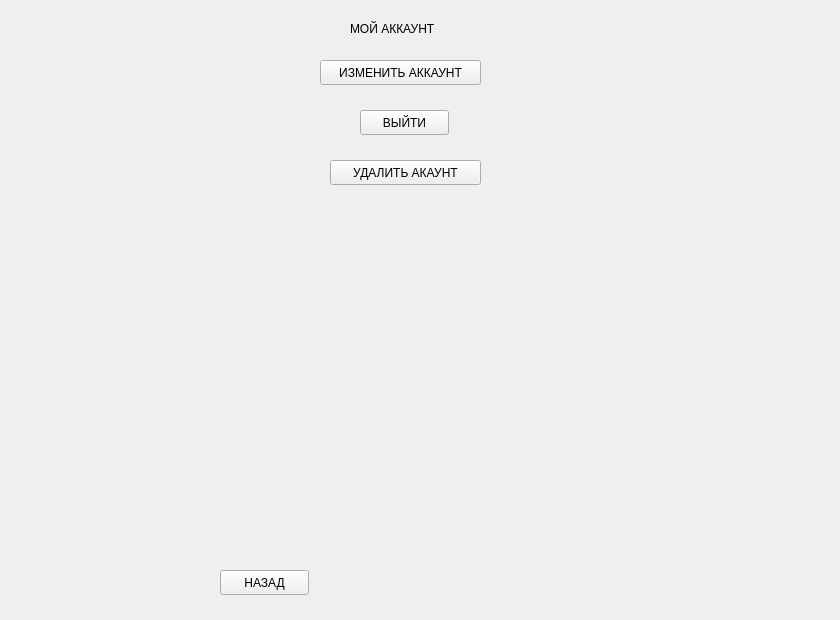
<?xml version="1.0" encoding="UTF-8"?>
<ui version="4.0">
 <class>MyAccountScreenUI</class>
 <widget class="QWidget" name="MyAccountScreenUI">
  <property name="geometry">
   <rect>
    <x>0</x>
    <y>0</y>
    <width>840</width>
    <height>620</height>
   </rect>
  </property>
  <property name="windowTitle">
   <string>Form</string>
  </property>
  <widget class="QLabel" name="my_account_label">
   <property name="geometry">
    <rect>
     <x>350</x>
     <y>20</y>
     <width>111</width>
     <height>17</height>
    </rect>
   </property>
   <property name="text">
    <string>МОЙ АККАУНТ</string>
   </property>
  </widget>
  <widget class="QPushButton" name="change_account_pushButton">
   <property name="geometry">
    <rect>
     <x>320</x>
     <y>60</y>
     <width>161</width>
     <height>25</height>
    </rect>
   </property>
   <property name="text">
    <string>ИЗМЕНИТЬ АККАУНТ</string>
   </property>
  </widget>
  <widget class="QPushButton" name="delete_account_pushButton">
   <property name="geometry">
    <rect>
     <x>330</x>
     <y>160</y>
     <width>151</width>
     <height>25</height>
    </rect>
   </property>
   <property name="text">
    <string>УДАЛИТЬ АКАУНТ</string>
   </property>
  </widget>
  <widget class="QPushButton" name="leave_account_pushButton">
   <property name="geometry">
    <rect>
     <x>360</x>
     <y>110</y>
     <width>89</width>
     <height>25</height>
    </rect>
   </property>
   <property name="text">
    <string>ВЫЙТИ</string>
   </property>
  </widget>
  <widget class="QPushButton" name="back_pushButton">
   <property name="geometry">
    <rect>
     <x>220</x>
     <y>570</y>
     <width>89</width>
     <height>25</height>
    </rect>
   </property>
   <property name="text">
    <string>НАЗАД</string>
   </property>
  </widget>
 </widget>
 <resources/>
 <connections/>
</ui>
